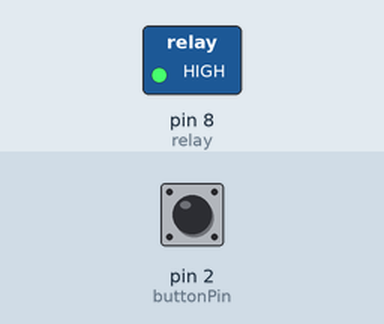
Bench run of a sketch on a simulated Arduino Uno, built with avr-gcc and run on an emulated ATmega328P. On the bench: switched loads named in the sketch (green lamp = pin HIGH). The inputs (shaded band) are chosen by the test bench; at power-on: pin 2 (buttonPin) LOW.

Above: at 1.2 s.
1.3 s: pin 2 (buttonPin) pulled HIGH for 0.15 s
At 1.7 s:
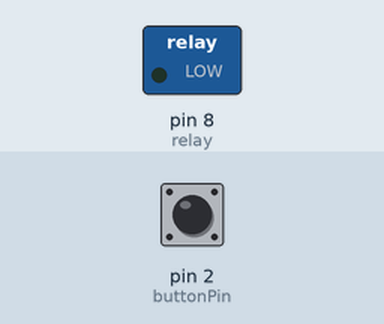
2.9 s: pin 2 (buttonPin) pulled HIGH for 1 s
At 4.1 s:
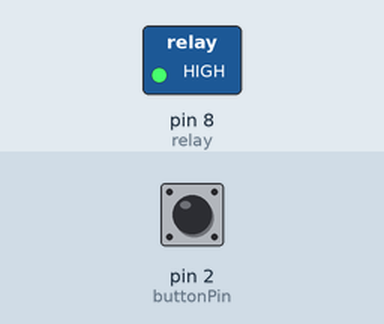
5.4 s: pin 2 (buttonPin) pulled HIGH for 3.2 s
At 6.0 s:
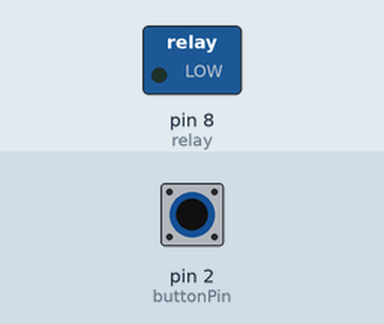
Timing chart, 0 to 8.4 s (numbered marks = the images above; inputs shaded):
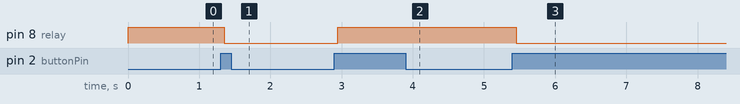

The sketch:

Relay_module_experiment.ino
```cpp
/*
 * Author: Elecrow Keen
 * Date:4/21/2017
 * IDE V1.8.2
 * Email:keen@elecrow.com
 * Function:
 */
const int buttonPin = 2;
const int relay = 8;

int relayState = HIGH;         //Relay state
int buttonState;             //Key state
int lastButtonState = LOW;   //Last time the key data

long lastDebounceTime = 0;  // Last output pin trigger time
long debounceDelay = 50;    //Elimination of jitter, if the output is not stable increase in time

void setup() {
  pinMode(buttonPin, INPUT);
  pinMode(relay, OUTPUT);
  digitalWrite(relay, relayState);
}

void loop() {
  int reading = digitalRead(buttonPin); //Read button data

  if (reading != lastButtonState) {
    lastDebounceTime = millis();
  }

  if ((millis() - lastDebounceTime) > debounceDelay){
    if (reading != buttonState) {
      buttonState = reading;

      if (buttonState == HIGH) {
        relayState = !relayState;
      }
    }
  }
  digitalWrite(relay, relayState);
  lastButtonState = reading;
}
```

Measured:
- after the input at 1.3 s, pin 8 (relay): HIGH → LOW after 0.05 s
- after the input at 2.9 s, pin 8 (relay): LOW → HIGH after 0.05 s
- after the input at 5.4 s, pin 8 (relay): HIGH → LOW after 0.05 s
